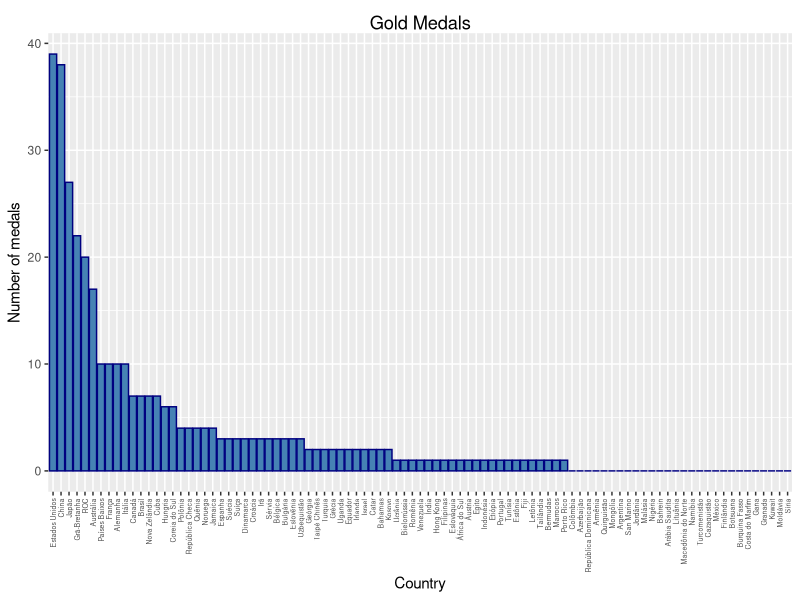
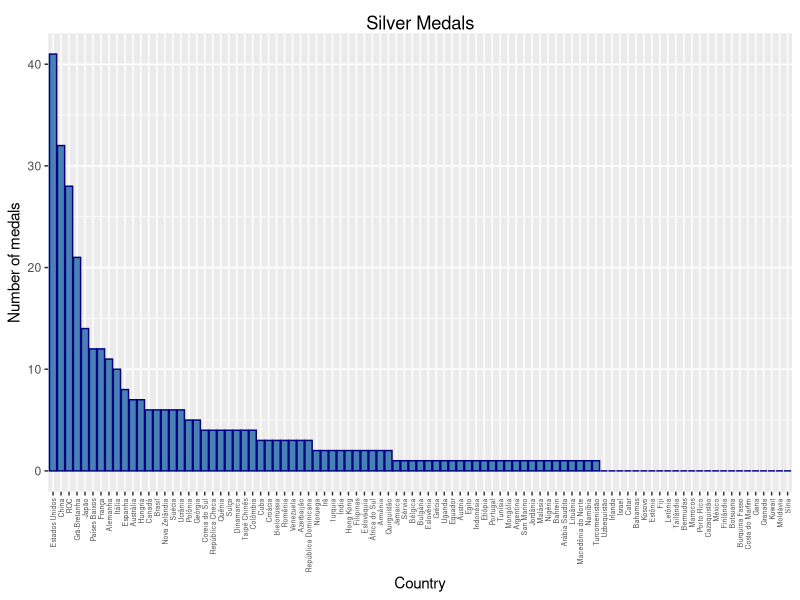
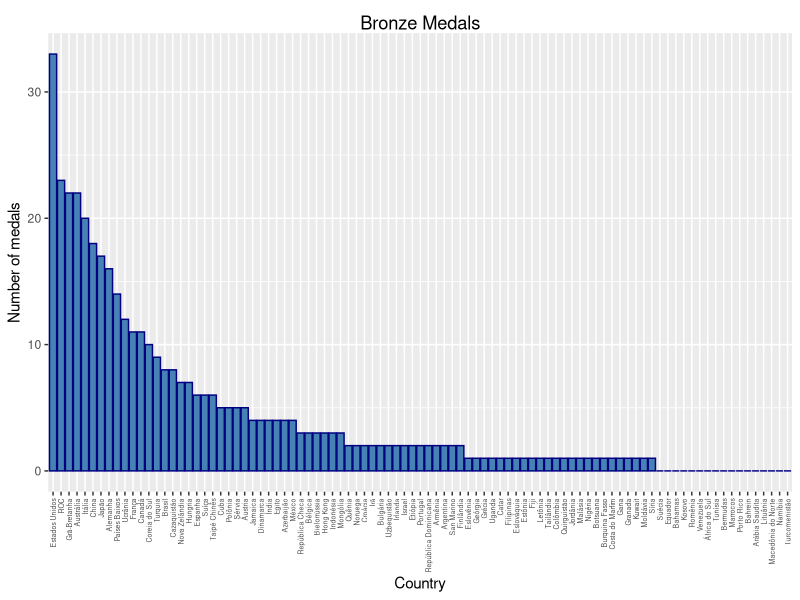
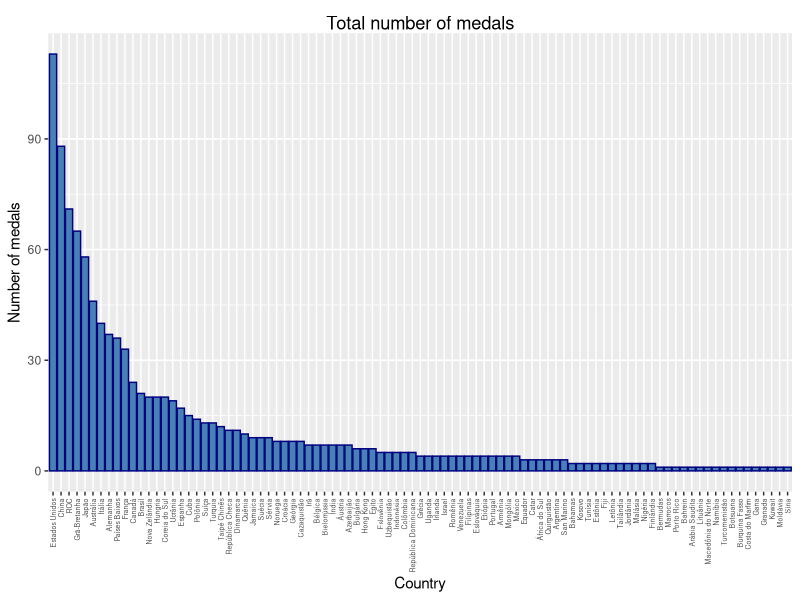
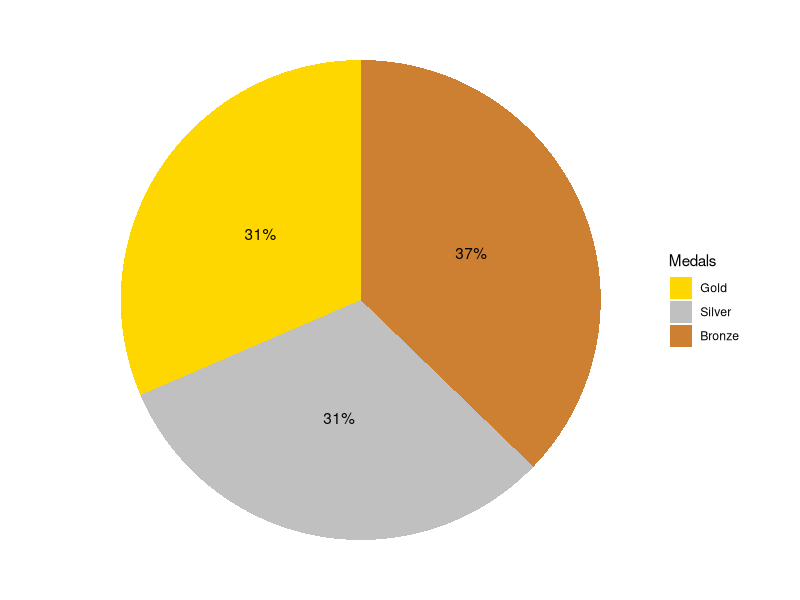
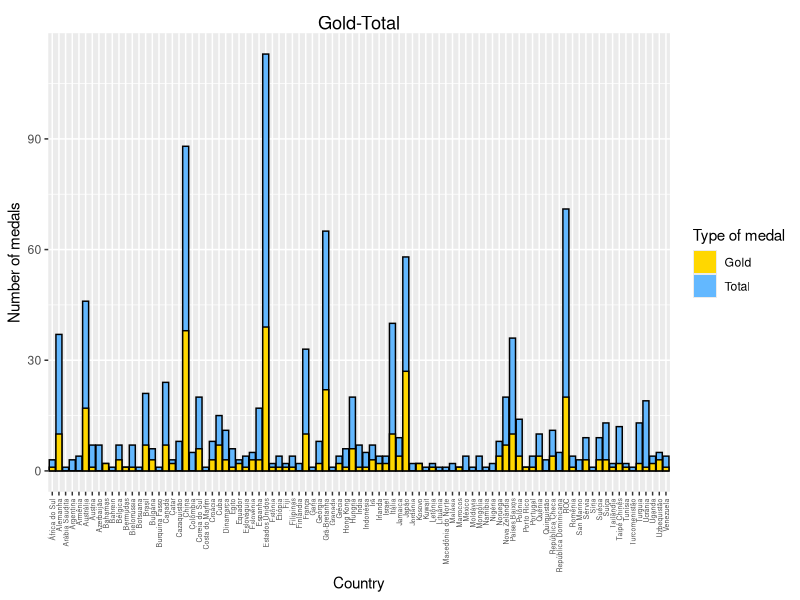
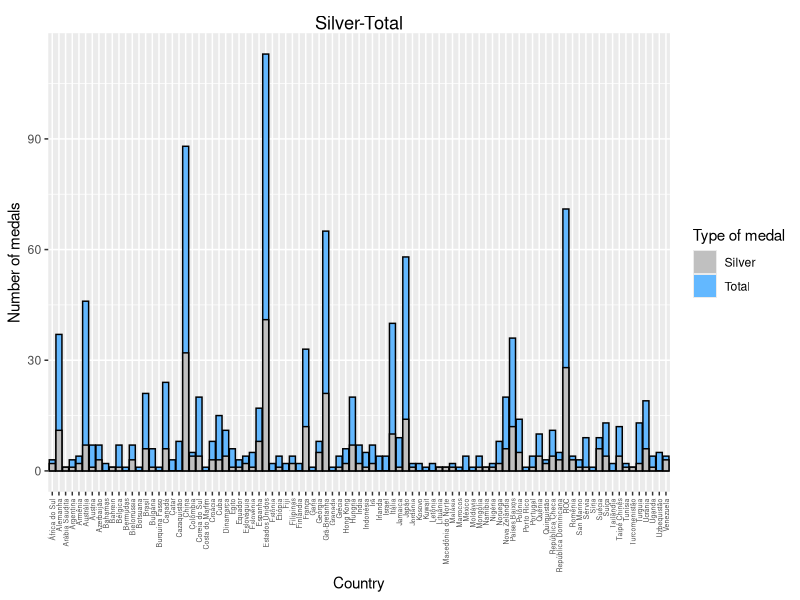
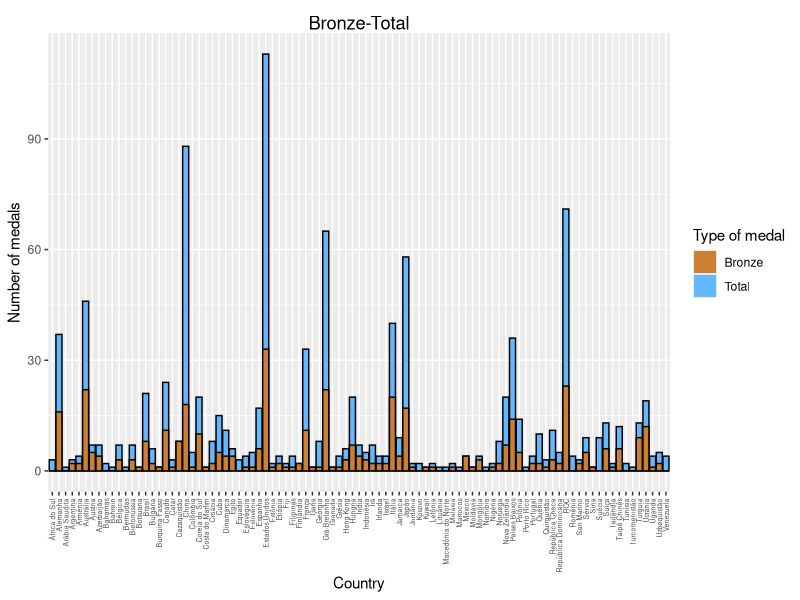

Source code (R) for these figures, in order:
## ---- chunk 1
data = read.csv('tokyo_2021.csv')

## ---- chunk 2
library(ggplot2)

# ggplot(data)
## ---- chunk 3
knitr::kable(data[1:5,])

## ---- chunk 4
sd <- data
#sd$Country = factor(sd$Country, levels = data$Country[order(data$Total,decreasing= TRUE)])
knitr::kable(sd[order(data$Total, decreasing=TRUE),][1:5,], row.names = FALSE)
## ---- chunk 5
sd$Country = factor(sd$Country, levels = data$Country[order(data$Gold,decreasing= TRUE)])
ggplot(sd, aes(x = Country)) +
  geom_bar(aes(y = Gold, fill = "steelblue"), stat = "identity", position = "dodge", color="navy") +
  labs(y = "Number of medals", title = "Gold Medals") +
  theme(axis.text.x = element_text(angle=90, vjust=0.5, hjust=1, size =5))+
  theme(plot.title = element_text(hjust=0.5, vjust=-1))+
  scale_fill_identity()

sd$Country = factor(sd$Country, levels = data$Country[order(data$Silver,decreasing= TRUE)])
ggplot(sd, aes(x = Country)) +
  geom_bar(aes(y = Silver, fill = "steelblue"), stat = "identity", position = "dodge", color="navy") +
  labs(y = "Number of medals", title = "Silver Medals") +
  theme(axis.text.x = element_text(angle=90, vjust=0.5, hjust=1, size =5))+
  theme(plot.title = element_text(hjust=0.5, vjust=-1))+
  scale_fill_identity()


## ---- chunk 6
sd$Country = factor(sd$Country, levels = data$Country[order(data$Bronze,decreasing= TRUE)])
ggplot(sd, aes(x = Country)) +
  geom_bar(aes(y = Bronze, fill = "steelblue"), stat = "identity", position = "dodge", color="navy") +
  labs(y = "Number of medals", title = "Bronze Medals") +
  theme(axis.text.x = element_text(angle=90, vjust=0.5, hjust=1, size =5))+
  theme(plot.title = element_text(hjust=0.5, vjust=-1))+
  scale_fill_identity()

## ---- chunk 7
sd$Country = factor(sd$Country, levels = data$Country[order(data$Total,decreasing= TRUE)])
ggplot(sd, aes(x = Country)) +
  geom_bar(aes(y = Total, fill = "steelblue"), stat = "identity", position = "dodge", color="navy") +
  labs(y = "Number of medals", title = "Total number of medals") +
  # scale_fill_manual(values = c("Total" = "blue", "Variable 2" = "red")) +
  theme(axis.text.x = element_text(angle=90, vjust=0.5, hjust=1, size =5))+
  theme(plot.title = element_text(hjust=0.5, vjust=-1))+
  scale_fill_identity()

## ---- chunk 8
Pie = data.frame(Medals = c('Gold', 'Silver','Bronze'),
                    Percent = c((sum(data$Gold)/sum(data$Total))*100, (sum(data$Silver)/sum(data$Total))*100, (sum(data$Bronze)/sum(data$Total))*100))
order = c("Gold","Silver","Bronze")
Pie$Medals = factor(Pie$Medals, levels = order)
ggplot(Pie, aes(x = "", y = Percent, fill = Medals)) +
  geom_bar(stat = "identity", width = 1) +
  coord_polar(theta = "y") +
  labs(fill = "Medals") +
  scale_fill_manual(values = c("Gold" = "gold", "Silver" = "#C0C0C0", "Bronze" = "#cd7f32"))+
  theme_void()+
  geom_text(aes(label = paste0(round(Percent),"%")), position = position_stack(vjust = 0.5))

## ---- chunk 9

ggplot(data, aes(x = Country)) +
  geom_bar(aes(y = Total, fill = "Total", color="black"), stat = "identity", position = "dodge") +
  geom_bar(aes(y = Gold, fill = "Gold", color="black"), stat = "identity", position = "dodge") +
  labs(y = "Number of medals", fill = "Type of medal", title = "Gold-Total") +
  theme(axis.text.x = element_text(angle=90, vjust=0.5, hjust=1, size = 5))+
  theme(plot.title = element_text(hjust=0.5, vjust=-1))+
  scale_fill_manual(values = c("Gold" = "gold", "Total" = "steelblue1"))+
  scale_color_identity()

ggplot(data, aes(x = Country)) +
  geom_bar(aes(y = Total, fill = "Total", color="black"), stat = "identity", position = "dodge") +
  geom_bar(aes(y = Silver, fill = "Silver", color="black"), stat = "identity", position = "dodge") +
  labs(y = "Number of medals", fill = "Type of medal", title = "Silver-Total") +
  theme(axis.text.x = element_text(angle=90, vjust=0.5, hjust=1, size = 5))+
  theme(plot.title = element_text(hjust=0.5, vjust=-1))+
  scale_fill_manual(values = c("Silver" = "#C0C0C0", "Total" = "steelblue1"))+
  scale_color_identity()

## ---- chunk 10
ggplot(data, aes(x = Country)) +
  geom_bar(aes(y = Total, fill = "Total", color="black"), stat = "identity", position = "dodge") +
  geom_bar(aes(y = Bronze, fill = "Bronze", color="black"), stat = "identity", position = "dodge") +
  labs(y = "Number of medals", fill = "Type of medal", title = "Bronze-Total") +
  theme(axis.text.x = element_text(angle=90, vjust=0.5, hjust=1, size = 5))+
  theme(plot.title = element_text(hjust=0.5, vjust=-1))+
  scale_fill_manual(values = c("Bronze" = "#cd7f32", "Total" = "steelblue1"))+
  scale_color_identity()
## ---- chunk 11
data$S = data$Gold+data$Silver
ggplot(data, aes(x = Country)) +
  geom_bar(aes(y = Total, fill = "Bronze", color="black"), stat = "identity", position = "stack") +
  geom_bar(aes(y = S, fill = "Silver", color="black"), stat = "identity", position = "stack") +
  geom_bar(aes(y = Gold, fill = "Gold", color="black"), stat = "identity", position = "stack") +
  labs(y = "Number of medals", fill = "Type of medal", title = "Gold-Silver-Bronze") +
  theme(axis.text.x = element_text(angle=90, vjust=0.5, hjust=1, size = 5))+
  theme(plot.title = element_text(hjust=0.5, vjust=-1))+
  scale_fill_manual(values = c("Gold" = "gold", "Silver" = "#C0C0C0", "Bronze" = "#cd7f32"))+
  scale_color_identity()
## ---- chunk 12
df <- data.frame(
  Group = c("Gold", "Silver", "Bronze", "Total"),
  Value = c(39, 41, 33, 113),
  Color = c("gold", "#C0C0C0", "#cd7f32", "steelblue1")
)
custom_order <- c("Gold", "Silver", "Bronze", "Total")
df$Group <- factor(df$Group, levels = custom_order)

ggplot(df, aes(x = Group, y = Value, fill = Color, color = "black")) +
  geom_bar(stat = "identity") +
  scale_fill_identity() +
  labs(x = "Estados Unidos", y = "No. of medals") +
  geom_text(aes(label=Value), vjust=-0.15) +
  scale_color_identity() +
  theme_minimal()

df <- data.frame(
  Group = c("Gold", "Silver", "Bronze", "Total"),
  Value = c(38, 32, 18, 88),
  Color = c("gold", "#C0C0C0", "#cd7f32", "steelblue1")
)
custom_order <- c("Gold", "Silver", "Bronze", "Total")
df$Group <- factor(df$Group, levels = custom_order)

ggplot(df, aes(x = Group, y = Value, fill = Color, color = "black")) +
  geom_bar(stat = "identity") +
  scale_fill_identity() +
  labs(x = "China", y = "No. of medals") +
  geom_text(aes(label=Value), vjust=-0.15) +
  scale_color_identity() +
  theme_minimal()


df <- data.frame(
  Group = c("Gold", "Silver", "Bronze", "Total"),
  Value = c(20, 28, 23, 71),
  Color = c("gold", "#C0C0C0", "#cd7f32", "steelblue1")
)
custom_order <- c("Gold", "Silver", "Bronze", "Total")
df$Group <- factor(df$Group, levels = custom_order)

ggplot(df, aes(x = Group, y = Value, fill = Color, color = "black")) +
  geom_bar(stat = "identity") +
  scale_fill_identity() +
  labs(x = "ROC", y = "No. of medals") +
  geom_text(aes(label=Value), vjust=-0.15) +
  scale_color_identity() +
  theme_minimal()


